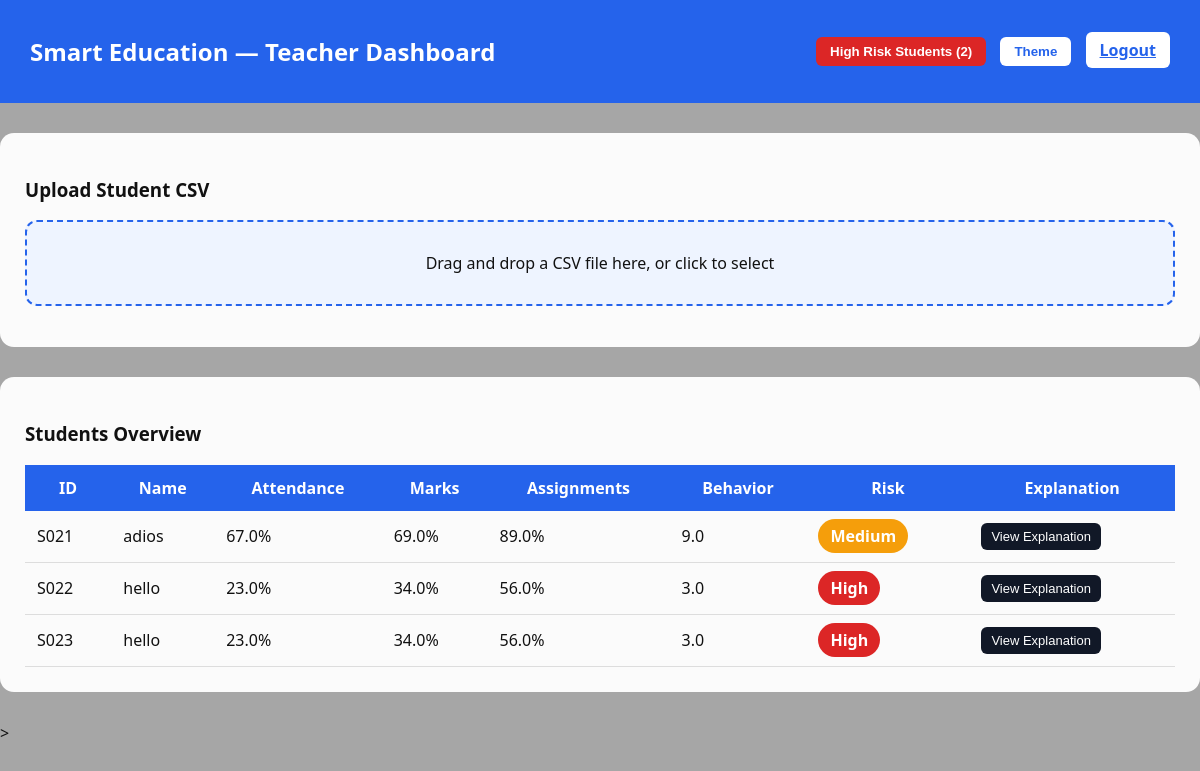
Before: /teacher (signed in) with the older database file.
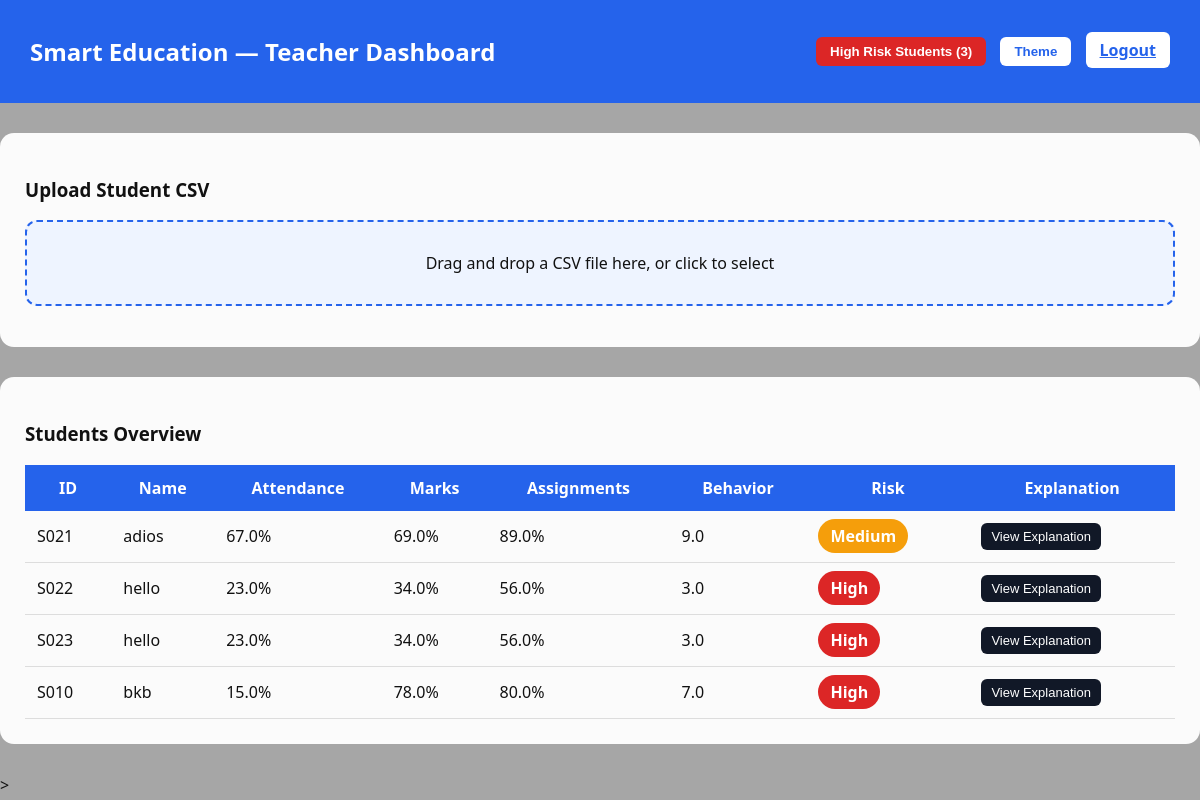
After: the same page with the newer database file.
### tables this page shows
CREATE TABLE students (
        student_id TEXT PRIMARY KEY,
        name TEXT,
        attendance REAL,
        avg_marks REAL,
        assignment_completion REAL,
        behavior_score REAL,
        risk TEXT
    );

### backend/app.py (the view)
@app.route("/teacher")
def teacher_dashboard():
    if session.get("role") != "teacher":
        return redirect("/")
    with get_db() as conn:
        students = conn.execute("SELECT * FROM students").fetchall()
    return render_template("teacher_dashboard.html", students=students)

### backend/app.py (called while the page is built)
def get_db():
    conn = sqlite3.connect(
        DB,
        timeout=10,
        check_same_thread=False
    )
    conn.row_factory = sqlite3.Row
    return conn

### backend/templates/teacher_dashboard.html (shortened to what this page needs)
<!DOCTYPE html>
{% set high_risk_count = students | selectattr(6, 'equalto', 'High') | list | length %}
<html lang="en">
<head>
</head>
<body>
<div class="navbar">
    <h2>Smart Education — Teacher Dashboard</h2>
    <div class="nav-actions">
        {% if high_risk_count > 0 %}
        <button style="background:#dc2626;color:white;">
            High Risk Students ({{ high_risk_count }})
        </button>
        {% endif %}
        <button onclick="toggleTheme()">Theme</button>
        <a href="/logout">Logout</a>
    </div>
</div>
<div class="container">
<div class="card">
    <h3>Upload Student CSV</h3>
    <form id="uploadForm" enctype="multipart/form-data">
        <div id="drop-zone">
            Drag and drop a CSV file here, or click to select
        </div>
    </form>
</div>
<div class="card">
<h3>Students Overview</h3>
<table>
<tr>
<th>ID</th>
<th>Name</th>
<th>Attendance</th>
<th>Marks</th>
<th>Assignments</th>
<th>Behavior</th>
<th>Risk</th>
<th>Explanation</th>
</tr>
{% for s in students %}
<tr>
<td>{{ s[0] }}</td>
<td>{{ s[1] }}</td>
<td>{{ s[2] }}%</td>
<td>{{ s[3] }}%</td>
<td>{{ s[4] }}%</td>
<td>{{ s[5] }}</td>
<td>
<span class="badge {% if s[6]=='Low' %}low{% elif s[6]=='Medium' %}medium{% else %}high{% endif %}">
{{ s[6] }}
</span>
</td>
<td>
<button class="explain-btn" onclick="explainStudent('{{ s[0] }}')">
    View Explanation
</button>
</td>
</tr>
{% endfor %}
</table>
</div>
</div>
</body>
</html>

Changed rows visible on the page:
added students: student_id "S010", name "bkb", attendance "15.0", avg_marks "78.0", assignment_completion "80.0", behavior_score "7.0", risk "High"
Other visible differences:
{{ high_risk_count }}: "2" → "3"
